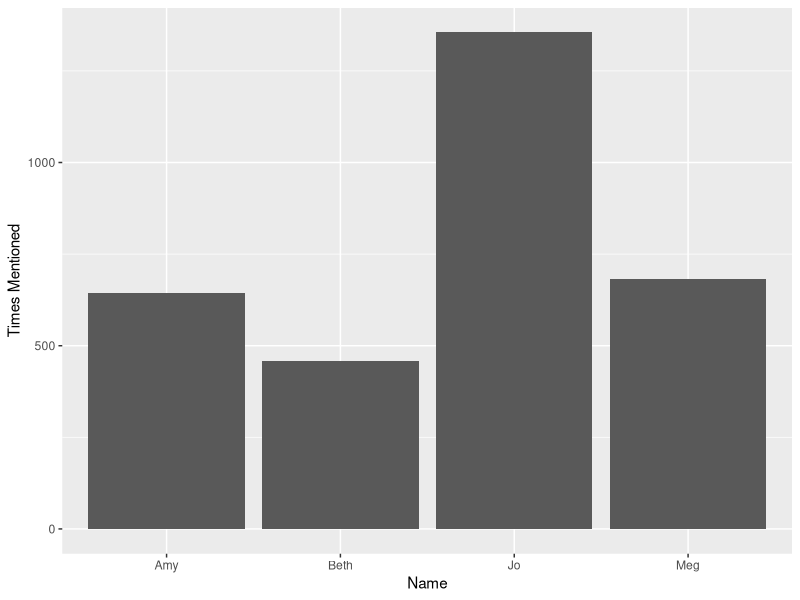

Write the R code that produced this figure.
library(ggplot2)
#creat data
little_women <- data.frame(
  Name=c("Meg","Jo","Beth","Amy"),
  Times.Mentioned=c(683,1355,459,645)
)

#Creat plot object
LittlWomen_plot <- ggplot(data=little_women,
                          mapping=aes(x = Name, y=Times.Mentioned)) +
  geom_bar(stat="identity") +
  ylab("Times Mentioned")

# Draw plot
print(LittlWomen_plot)
